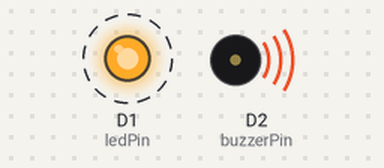
A sketch run on a simulated ESP8266 (NodeMCU). On the bench: output pins drawn as LEDs (lit = HIGH), buzzer (waves = sounding, pin HIGH). Dashed ring = blinking.

Above: at 0.2 s.
Timing chart, 0 to 3.0 s (numbered marks = the images above):
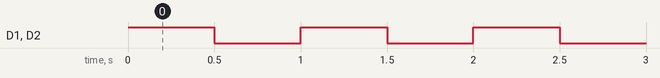

The sketch:

buzzer.ino
```cpp
// Deklarasi Pin
const int ledPin = D1;    // GPIO5
const int buzzerPin = D2; // GPIO4

void setup() {
  pinMode(ledPin, OUTPUT);
  pinMode(buzzerPin, OUTPUT);
}

void loop() {
  digitalWrite(ledPin, HIGH);
  digitalWrite(buzzerPin, HIGH);
  delay(500);
  digitalWrite(ledPin, LOW);
  digitalWrite(buzzerPin, LOW);
  delay(500);
}
```

Measured:
- by itself, D1 (ledPin), D2 (buzzerPin): alternates HIGH for 0.50 s and LOW for 0.50 s
